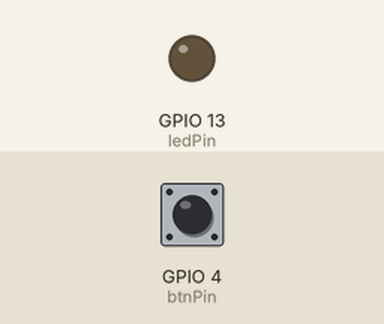
Recording of a sketch running on a simulated ESP32. Shown: output pins drawn as LEDs (lit = HIGH). Inputs (shaded band) come from the test bench; at power-on: GPIO 4 (btnPin) HIGH.

Above: at 1.2 s.
1.3 s: GPIO 4 (btnPin) pulled LOW for 0.15 s
At 1.37 s:
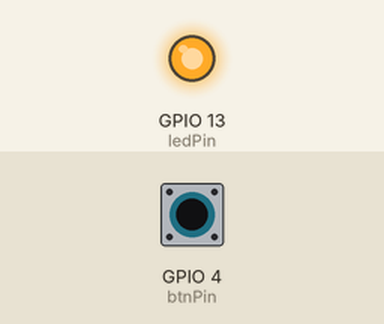
2.9 s: GPIO 4 (btnPin) pulled LOW for 3.2 s
At 7.1 s:
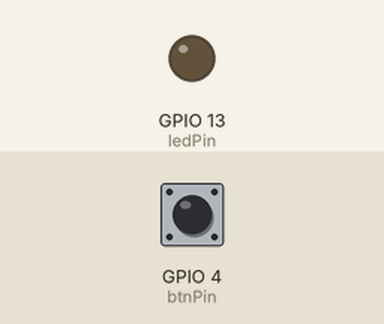
Timing chart, 0 to 8.6 s (numbered marks = the images above; inputs shaded):
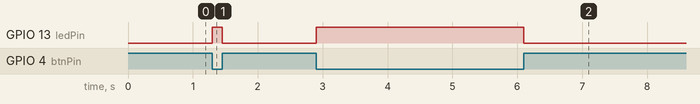

Measured:
- after the input at 1.3 s, GPIO 13 (ledPin): LOW → HIGH at once, → LOW 0.15 s later
- after the input at 2.9 s, GPIO 13 (ledPin): LOW → HIGH at once, → LOW 3.2 s later

The sketch:

blink.ino
```cpp
// --- Налаштування пінів ---
const int btnPin = 4;   // Пін кнопки
const int ledPin = 13;  // Пін світлодіода

void setup() {
  // Налаштовуємо пін кнопки з внутрішньою підтяжкою до плюса.
  // Завдяки цьому:
  // - коли кнопка ВІДПУЩЕНА, ESP32 бачить HIGH (1)
  // - коли кнопка НАТИСНУТА (замикається на землю), ESP32 бачить LOW (0)
  pinMode(btnPin, INPUT_PULLUP);

  // Налаштовуємо пін світлодіода як вихід
  pinMode(ledPin, OUTPUT);
}

void loop() {
  // Зчитуємо поточний стан кнопки
  int btnState = digitalRead(btnPin);

  // Перевіряємо, чи натиснута кнопка (натиснута = LOW)
  if (btnState == LOW) {
    // Якщо натиснута — подаємо напругу, вмикаємо світлодіод
    digitalWrite(ledPin, HIGH);
  } else {
    // Якщо відпущена — знімаємо напругу, вимикаємо світлодіод
    digitalWrite(ledPin, LOW);
  }
}
```
